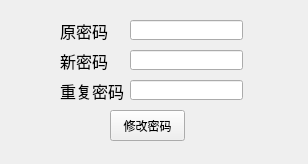
<?xml version="1.0" encoding="UTF-8"?>
<ui version="4.0">
 <class>Change_Password_Wdiget</class>
 <widget class="QWidget" name="Change_Password_Wdiget">
  <property name="geometry">
   <rect>
    <x>0</x>
    <y>0</y>
    <width>308</width>
    <height>164</height>
   </rect>
  </property>
  <property name="windowTitle">
   <string>Form</string>
  </property>
  <widget class="QLabel" name="NewPassword_label">
   <property name="geometry">
    <rect>
     <x>60</x>
     <y>50</y>
     <width>91</width>
     <height>21</height>
    </rect>
   </property>
   <property name="font">
    <font>
     <family>萝莉体 第二版</family>
     <pointsize>12</pointsize>
    </font>
   </property>
   <property name="text">
    <string>新密码</string>
   </property>
  </widget>
  <widget class="QPushButton" name="pushButton">
   <property name="geometry">
    <rect>
     <x>110</x>
     <y>110</y>
     <width>75</width>
     <height>31</height>
    </rect>
   </property>
   <property name="text">
    <string>修改密码</string>
   </property>
  </widget>
  <widget class="QLineEdit" name="OriginPassword">
   <property name="geometry">
    <rect>
     <x>130</x>
     <y>20</y>
     <width>113</width>
     <height>20</height>
    </rect>
   </property>
   <property name="maxLength">
    <number>32767</number>
   </property>
  </widget>
  <widget class="QLabel" name="OriginPassword_label">
   <property name="geometry">
    <rect>
     <x>60</x>
     <y>20</y>
     <width>91</width>
     <height>21</height>
    </rect>
   </property>
   <property name="font">
    <font>
     <family>萝莉体 第二版</family>
     <pointsize>12</pointsize>
    </font>
   </property>
   <property name="text">
    <string>原密码</string>
   </property>
  </widget>
  <widget class="QLineEdit" name="NewPassword">
   <property name="geometry">
    <rect>
     <x>130</x>
     <y>50</y>
     <width>113</width>
     <height>20</height>
    </rect>
   </property>
   <property name="maxLength">
    <number>32767</number>
   </property>
  </widget>
  <widget class="QLabel" name="Repeat_Password_label">
   <property name="geometry">
    <rect>
     <x>60</x>
     <y>80</y>
     <width>91</width>
     <height>21</height>
    </rect>
   </property>
   <property name="font">
    <font>
     <family>萝莉体 第二版</family>
     <pointsize>12</pointsize>
    </font>
   </property>
   <property name="text">
    <string>重复密码</string>
   </property>
  </widget>
  <widget class="QLineEdit" name="Repeat_Password">
   <property name="geometry">
    <rect>
     <x>130</x>
     <y>80</y>
     <width>113</width>
     <height>20</height>
    </rect>
   </property>
   <property name="text">
    <string/>
   </property>
   <property name="maxLength">
    <number>32767</number>
   </property>
  </widget>
 </widget>
 <resources/>
 <connections/>
</ui>
